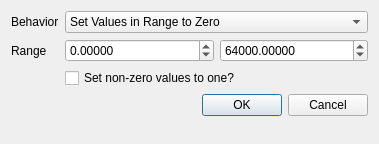
<?xml version="1.0" encoding="UTF-8"?>
<ui version="4.0">
 <class>BinarizeDialog</class>
 <widget class="QDialog" name="BinarizeDialog">
  <property name="geometry">
   <rect>
    <x>0</x>
    <y>0</y>
    <width>379</width>
    <height>144</height>
   </rect>
  </property>
  <property name="windowTitle">
   <string>Booleanize/Clamp</string>
  </property>
  <layout class="QFormLayout" name="formLayout">
   <property name="fieldGrowthPolicy">
    <enum>QFormLayout::AllNonFixedFieldsGrow</enum>
   </property>
   <item row="0" column="0">
    <widget class="QLabel" name="behaviorLabel">
     <property name="text">
      <string>Behavior</string>
     </property>
    </widget>
   </item>
   <item row="0" column="1">
    <widget class="QComboBox" name="behaviorComboBox">
     <item>
      <property name="text">
       <string>Set Values in Range to Zero</string>
      </property>
     </item>
     <item>
      <property name="text">
       <string>Set Values out of Range to Zero</string>
      </property>
     </item>
     <item>
      <property name="text">
       <string>Set Values out of Range to Maximum (clamp)</string>
      </property>
     </item>
    </widget>
   </item>
   <item row="1" column="0">
    <widget class="QLabel" name="rangeLabel">
     <property name="text">
      <string>Range</string>
     </property>
    </widget>
   </item>
   <item row="1" column="1">
    <layout class="QHBoxLayout" name="horizontalLayout">
     <item>
      <widget class="QDoubleSpinBox" name="minDoubleSpinBox">
       <property name="decimals">
        <number>5</number>
       </property>
       <property name="minimum">
        <double>-100000.000000000000000</double>
       </property>
       <property name="maximum">
        <double>100000.000000000000000</double>
       </property>
       <property name="singleStep">
        <double>1.000000000000000</double>
       </property>
       <property name="value">
        <double>0.000000000000000</double>
       </property>
      </widget>
     </item>
     <item>
      <widget class="QDoubleSpinBox" name="maxDoubleSpinBox">
       <property name="decimals">
        <number>5</number>
       </property>
       <property name="minimum">
        <double>-99.989999999999995</double>
       </property>
       <property name="maximum">
        <double>100000.000000000000000</double>
       </property>
       <property name="value">
        <double>64000.000000000000000</double>
       </property>
      </widget>
     </item>
    </layout>
   </item>
   <item row="2" column="1">
    <widget class="QCheckBox" name="oneifyCheckBox">
     <property name="text">
      <string>Set non-zero values to one?</string>
     </property>
    </widget>
   </item>
   <item row="3" column="1">
    <widget class="QDialogButtonBox" name="buttonBox">
     <property name="orientation">
      <enum>Qt::Horizontal</enum>
     </property>
     <property name="standardButtons">
      <set>QDialogButtonBox::Cancel|QDialogButtonBox::Ok</set>
     </property>
    </widget>
   </item>
  </layout>
 </widget>
 <resources/>
 <connections>
  <connection>
   <sender>buttonBox</sender>
   <signal>accepted()</signal>
   <receiver>BinarizeDialog</receiver>
   <slot>accept()</slot>
   <hints>
    <hint type="sourcelabel">
     <x>248</x>
     <y>254</y>
    </hint>
    <hint type="destinationlabel">
     <x>157</x>
     <y>274</y>
    </hint>
   </hints>
  </connection>
  <connection>
   <sender>buttonBox</sender>
   <signal>rejected()</signal>
   <receiver>BinarizeDialog</receiver>
   <slot>reject()</slot>
   <hints>
    <hint type="sourcelabel">
     <x>316</x>
     <y>260</y>
    </hint>
    <hint type="destinationlabel">
     <x>286</x>
     <y>274</y>
    </hint>
   </hints>
  </connection>
 </connections>
</ui>
